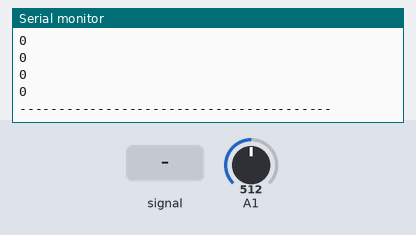
Bench run of a sketch on a simulated Arduino Uno, built with avr-gcc and run on an emulated ATmega328P. On the bench: the last lines printed to the serial monitor. The test bench sets the inputs (shaded band); at power-on: A1 = 512.

Above: at 0.8 s.
0.9 s: A1 fed a 200 Hz sine of ±81 counts around its level
2.4 s: A1 set to 716
At 3.7 s:
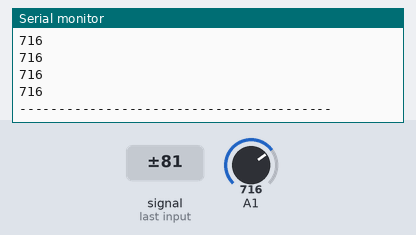
3.9 s: A1 set to 900
At 4.8 s:
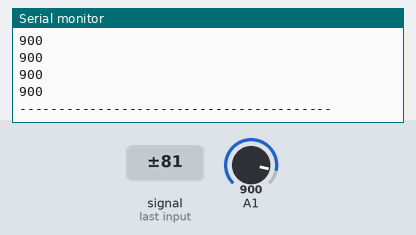
5.4 s: A1 fed a 200 Hz sine of ±81 counts around its level
Timing chart, 0 to 7.9 s (numbered marks = the images above; inputs shaded):
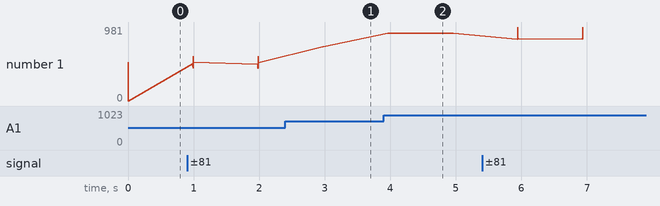

Measured:
- after the input at 2.4 s, the serial monitor: prints a new line after 0.57 s (image 1)
- after the input at 3.9 s, the serial monitor: prints a new line after 0.06 s (image 2)
- plotted number 1: 0 → 507 after the input at 0.9 s, 507 → 716 after the input at 2.4 s, 716 → 900 after the input at 3.9 s, 900 → 820 after the input at 5.4 s

The sketch:

freertos_sampel.ino
```cpp
#include <Arduino_FreeRTOS.h>
int data[20];
void analog(void *pvParameters)
{
	TickType_t xLastWakeTime = xTaskGetTickCount();
	for (int i = 0;; i = ++i % 20)
	{
		data[i] = analogRead(1);
		vTaskDelayUntil(&xLastWakeTime, pdMS_TO_TICKS(10));
	}
}

void print(void *pvParameters)
{

	TickType_t xLastWakeTime = xTaskGetTickCount();
	for (;;)
	{
		for(int i = 0; i < 20; i++)
			Serial.println(data[i]);
		Serial.println("----------------------------------------");
		vTaskDelayUntil(&xLastWakeTime, pdMS_TO_TICKS(1000));
	}
}

void setup() {
	Serial.begin(115200);
	xTaskCreate(analog, "analog" , 1000, NULL, 1, NULL);
	xTaskCreate(print, "print" , 1000, NULL, 2, NULL);
	vTaskStartScheduler();
}
void loop() {
	// Nothing to do here since tasks handle everything
}
```
